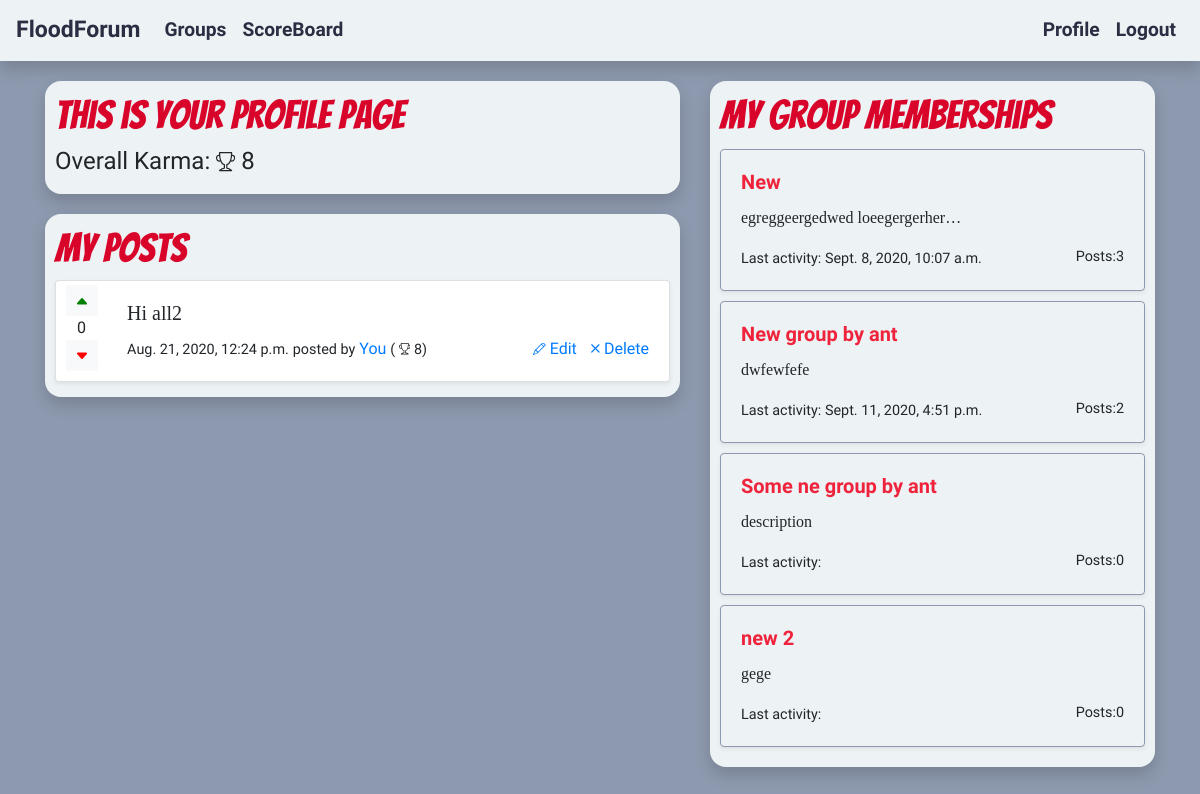
/accounts/my_profile/ (signed in), run on an earlier commit of the app's database.
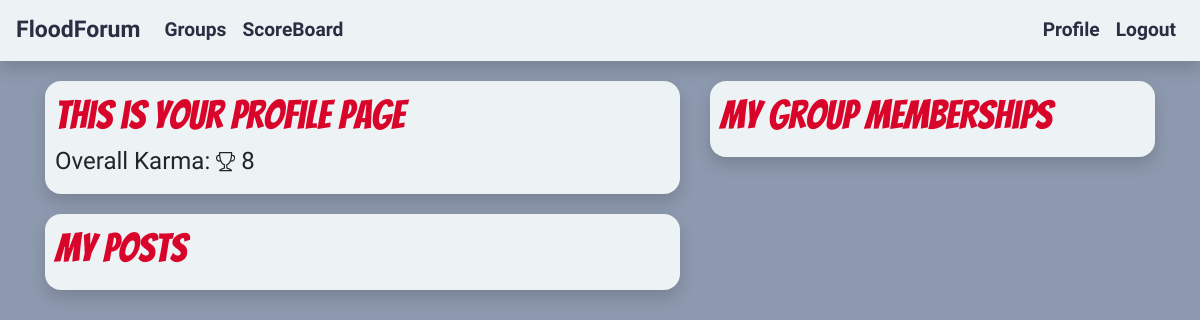
And on a later commit of the database.
### posts/models.py (models this page shows, shortened)
class Post(models.Model):
    group = models.ForeignKey(Group, related_name = "group_posts", on_delete=models.CASCADE)
    author = models.ForeignKey(settings.AUTH_USER_MODEL, related_name = "my_posts", on_delete=models.CASCADE)
    text = models.TextField()
    created_at = models.DateTimeField(default=timezone.now)
    voters = models.ManyToManyField(settings.AUTH_USER_MODEL, through = "PostVotes")
    up_votes = models.IntegerField(default=0)
    down_votes = models.IntegerField(default=0)
    def __str__(self):
        return self.text
    class Meta:
        ordering = ['-created_at']

### accounts/models.py (models this page shows, shortened)
class UserProfileInfo(models.Model):
    user = models.OneToOneField(User, on_delete=models.CASCADE, primary_key=True)
    karma = models.IntegerField(default=0)

### groups/models.py (models this page shows, shortened)
class Group(models.Model):
    name = models.CharField(max_length = 200, unique = True)
    slug = models.CharField(max_length = 200)
    description = models.TextField(max_length = 1000)
    owner = models.ForeignKey(settings.AUTH_USER_MODEL, related_name = "own_groups", on_delete=models.CASCADE)
    members = models.ManyToManyField(settings.AUTH_USER_MODEL, through = "GroupMembership")

### accounts/views.py (the view)
# urls.py: path('my_profile/', ProfileView.as_view(), name='profile'),
class ProfileView(LoginRequiredMixin, ListView):
    template_name = "profile.html"
    def get_queryset(self):
        try:
            post_author = User.objects.get(username = self.kwargs["username"])
            return Post.objects.filter(author=post_author)
        except:
            return Post.objects.filter(author=self.request.user)
    def get_context_data(self, **kwargs):
        context = super().get_context_data(**kwargs)
        try:
            post_author = User.objects.get(username = self.kwargs["username"])
            context['group_list'] = Group.objects.filter(members = post_author)
            context['karma'] = post_author.userprofileinfo.karma
        except:
            context['group_list'] = Group.objects.filter(members = self.request.user)
            context['karma'] = self.request.user.userprofileinfo.karma
        return context

### posts/templatetags/post_extras.py (called while the page is built)
@register.filter
def subtract(value, arg):
    return value - arg

@register.filter
def vote_value(value, arg):
    try:
        post_vote = PostVotes.objects.get(post=value, voter=arg)
        return post_vote.vote
    except:
        pass

### accounts/templates/profile.html (shortened to what this page needs)
{% extends "common_base.html" %}
{% block base_top %}
  {% if view.kwargs.username %}
    <h1>This is {{view.kwargs.username}}'s profile page</h1>
  {% else %}
    <h1>This is your profile page</h1>
  {% endif %}
  <h4>Overall Karma:
     {{karma}}
  </h4>
{% endblock base_top %}
{% block base_bottom %}
  {% if view.kwargs.username %}
    <h1>{{view.kwargs.username}}'s posts</h1>
  {% else %}
    <h1>My posts</h1>
  {% endif %}
  {% for post in post_list %}
    {% include "posts/_post.html" with post=post my_profile="True" %}
  {% endfor %}
{% endblock base_bottom %}
{% block base_right %}
  {% if view.kwargs.username %}
    <h1>{{view.kwargs.username}}'s memberships</h1>
  {% else %}
    <h1>My Group memberships</h1>
  {% endif %}
  {% for group in group_list %}
    {% include "_group.html" with group=group %}
  {% endfor %}
{% endblock base_right%}

### posts/templates/posts/_post.html (shortened to what this page needs)
{% load post_extras %}
<div class="post-item">
  <div class="card shadow-sm container">
    <div class="row">
      <div class="voting-section col-md-1 order-md-1 order-12 d-flex justify-content-center align-items-center">
        <div class="voting">
          {% if user in post.voters.all %}
            <form class="" action="{% url "posts:post_remove_vote" post.id %}" method="post">
          {% else %}
            <form class="" action="{% url "posts:post_vote" post.id %}" method="post">
          {% endif %}
          <div class="row">
            <div class="col">
              <button type="submit" class="btn btn-light btn-sm {% if post|vote_value:user == 1 %} active {% endif %}" name="vote" value=1 {% if post|vote_value:user == -1 %} disabled {% endif %}>
                <svg width="1em" height="1em" viewBox="0 0 16 16" class="bi bi-caret-up-fill" fill="green" xmlns="http://www.w3.org/2000/svg">
                  <path d="M7.247 4.86l-4.796 5.481c-.566.647-.106 1.659.753 1.659h9.592a1 1 0 0 0 .753-1.659l-4.796-5.48a1 1 0 0 0-1.506 0z"/>
                </svg>
              </button>
            </div>
            <div class="col d-flex justify-content-center align-items-center">
              {{post.up_votes|subtract:post.down_votes}}
            </div>
            <div class="col">
              <button type="submit" class="btn btn-light btn-sm {% if post|vote_value:user == -1 %} active {% endif %}" name="vote" value=-1 {% if post|vote_value:user == 1 %} disabled {% endif %}>
                <svg width="1em" height="1em" viewBox="0 0 16 16" class="bi bi-caret-down-fill" fill="red" xmlns="http://www.w3.org/2000/svg">
                  <path d="M7.247 11.14L2.451 5.658C1.885 5.013 2.345 4 3.204 4h9.592a1 1 0 0 1 .753 1.659l-4.796 5.48a1 1 0 0 1-1.506 0z"/>
                </svg>
              </button>
            </div>
          </div>
          </form>
        </div>
      </div>
      <div class="card-body col-md-11 order-1 order-md-12">
        <h5 class="card-title">{{post}}</h5>
        <div class="d-inline toolbar-left">
          <span class="font-weight-lighter">{{post.created_at}}</span>
          <span class="font-weight-lighter">posted by</span>
          <span><a href="{% url "accounts:profile" post.author %}" class="card-link">
              {% if post.author.username == user.username %}
                You
              {% else %}
                @{{post.author}}
              {% endif %}
          </a></span>
          <span class="font-weight-lighter">(
            {{post.author.userprofileinfo.karma}})
          </span>
        </div>
        <div class="toolbar-right float-right">
          {% if post.author.username == user.username %}
            <span><a href="{% url "posts:post_edit" post.id %}" class="card-link">
              Edit</a></span>
            <span>
              {% if my_profile %}
                <a href="{% url "posts:post_delete" post.id %}?next={% url "accounts:profile" %}" class="card-link">
              {% else %}
                <a href="{% url "posts:post_delete" post.id %}" class="card-link">
              {% endif %}
                Delete
              </a>
            </span>
          {% endif %}
        </div>
      </div>
    </div>
  </div>
</div>

### groups/templates/groups/_group.html
<div class="card group-item shadow-sm"
     onclick="location.href='{% url "groups:group_detail" group.slug %}'"
     style="cursor: pointer";>
  <div class="card-body">
    <h5 class="card-title group-card-title">{{group.name}}</h5>
    <p class="card-text">{{group.description|truncatechars:30}}</p>
    <span class="font-weight-lighter">Last activity: {{group.group_posts.all.0.created_at}}</span>
    <span class="font-weight-lighter float-right">Posts:{{group.group_posts.all.count}}</span>
  </div>
</div>

What changed in the data, as far as the page shows it:
removed Post: up_votes|subtract "0", text "Hi all2", created_at "Aug. 21, 2020, 12:24 p.m.", shows "You", author.userprofileinfo.karma "8", shows "Edit"
removed Group: name "New", description "egreggeergedwed loeegergerher…", group_posts.all.0.created_at "Sept. 8, 2020, 10:07 a.m.", group_posts.all.count "3"
removed Group: name "New group by ant", description "dwfewfefe", group_posts.all.0.created_at "Sept. 11, 2020, 4:51 p.m.", group_posts.all.count "2"
removed Group: name "Some ne group by ant", description "description", group_posts.all.count "0"
removed Group: name "new 2", description "gege", group_posts.all.count "0"
